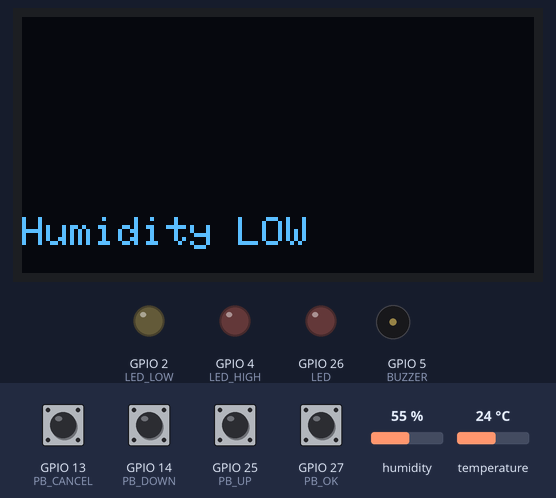
This sketch was run on a simulated ESP32. Shown: 128×64 one-colour display, output pins drawn as LEDs (lit = HIGH), buzzer (waves = sounding, pin HIGH). The test bench sets the inputs (shaded band); at power-on: GPIO 13 (PB_CANCEL), GPIO 14 (PB_DOWN), GPIO 25 (PB_UP), GPIO 27 (PB_OK) HIGH, humidity 55 %, temperature 24 °C. The OLED is the two-colour kind (top 16 rows yellow); WiFi joins after 1.5 s; servers stay silent unless stated; the display library's start-up logo is not drawn; the local clock reads 2024-03-15 10:24:30 at power-on unless the sketch sets it.

Above: at 3.9 s.
4.0 s: humidity set to 79 %
9.6 s: humidity set to 82 %
At 13.2 s:
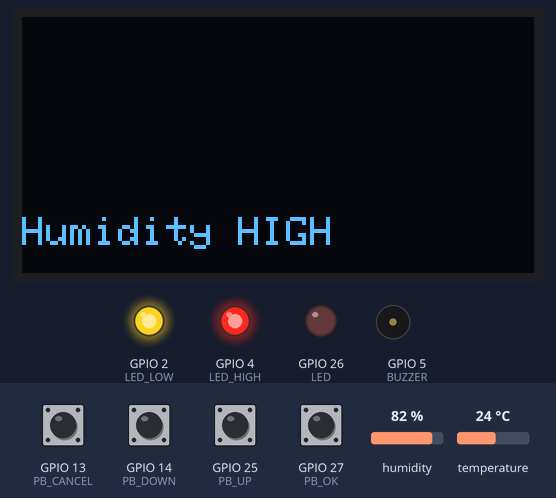
13.4 s: GPIO 27 (PB_OK) pulled LOW for 2.45 s
At 17.8 s:
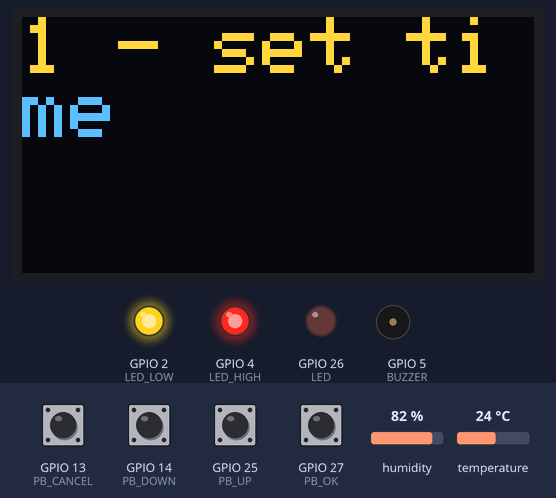
18.1 s: GPIO 14 (PB_DOWN) pulled LOW for 2.45 s
At 21.0 s:
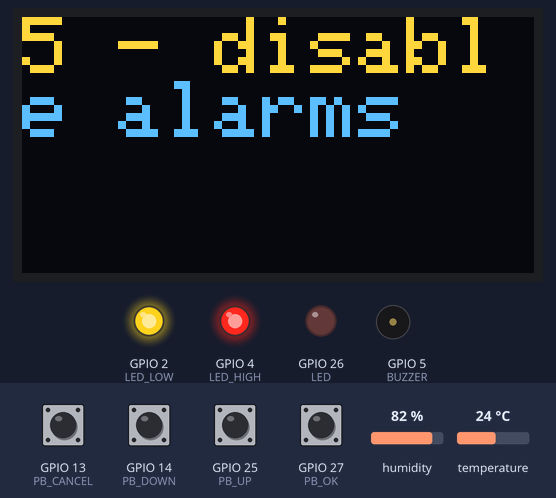
22.0 s: GPIO 27 (PB_OK) pulled LOW for 2.45 s
At 23.2 s:
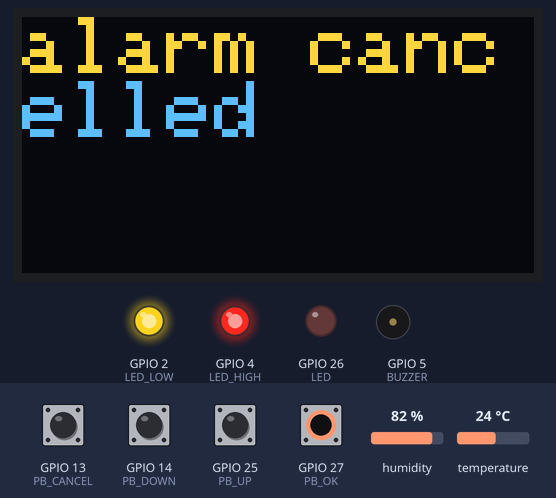
26.4 s: GPIO 13 (PB_CANCEL) driven LOW
At 27.2 s:
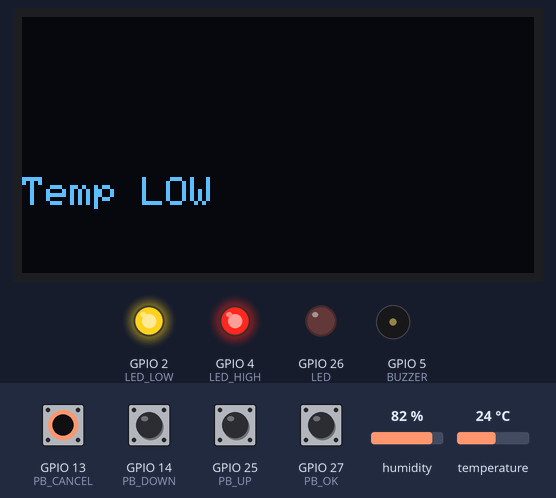
Timing chart, 0 to 29.4 s (numbered marks = the images above; inputs shaded):
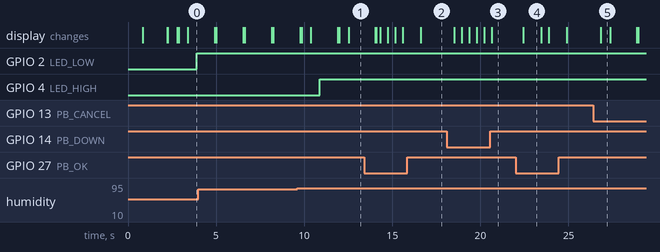

The sketch:

esp32-arduino.ino
```cpp
//Include libraries
#include <Wire.h>
#include <Adafruit_GFX.h>
#include <Adafruit_SSD1306.h>
#include <DHTesp.h>
#include <WiFi.h>

//define OLED parameters
#define SCREEN_WIDTH 128
#define SCREEN_HEIGHT  64
#define OLED_RESET -1
#define SCREEN_ADDRESS 0x3c
#define LED 26
#define LED_HIGH 4
#define LED_LOW 2
#define BUZZER 5
#define PB_CANCEL 13   //red
#define PB_OK 27      //blue
#define PB_UP 25     //yellow
#define PB_DOWN 14  //green
#define DHTPIN 12

#define NTP_SERVER     "pool.ntp.org"
#define UTC_OFFSET     0
//#define UTC_OFFSET_DST 0

//Declear objects
Adafruit_SSD1306 display(SCREEN_WIDTH, SCREEN_HEIGHT,&Wire , OLED_RESET);
DHTesp dhtSensor;

//global variables
int UTC_OFFSET_DST = 0;
int UTC_hours = 0;
int UTC_minutes = 0;
int hours = 0;
int minutes = 0;
int seconds = 0;

unsigned long timeNow = 0;  //always positive
unsigned long timeLast = 0;

bool alarm_enabled  = true;
int n_alarm = 3;
int alarm_hours[] = {10,1,2};  //initial values
int alarm_minutes[] = {9,10,3};
bool alarm_triggered[] = {false, false ,false};

int n_notes = 7;  //buzzer tones
int C = 262;
int D = 294;
int E = 330;
int F = 349;
int G = 392;
int A = 440;
int B = 494;
int notes[] = {C,D,E,F,G,A,B};

int current_mode = 0;
int max_modes = 5;
String modes[] = {"1 - set time", "2 - set Alarm 1","3 - set alarm 2", "4 - set alarm 3" , "5 - disable alarms"};

void setup(){
  //runs once
  pinMode(BUZZER , OUTPUT);
  pinMode(LED, OUTPUT);
  pinMode(LED_HIGH , OUTPUT);
  pinMode(LED_LOW , OUTPUT);
  pinMode(PB_CANCEL,INPUT);
  pinMode(PB_OK, INPUT);
  pinMode(PB_UP, INPUT);
  pinMode(PB_DOWN, INPUT);

  dhtSensor.setup(DHTPIN ,DHTesp::DHT22);
  Serial.begin(9600);
  //SSD1306_SWITCHCAPVCC = generate display voltage from 3.3v internally
  if(!display.begin(SSD1306_SWITCHCAPVCC, SCREEN_ADDRESS)){
    Serial.println(F("SSD1306 allocation failed"));
    for(;;);
  }
  display.display();
  delay(500);
  WiFi.begin("Wokwi-GUEST", "", 6);
  while (WiFi.status() != WL_CONNECTED) {
    delay(250);
    display.clearDisplay();
    print_line("connecting to wifi",0,0,2);
  }
  display.clearDisplay();
  print_line("connected to wifi",0,0,2);
  configTime(UTC_OFFSET, UTC_OFFSET_DST, NTP_SERVER);
  //clear the buffer
  display.clearDisplay();
  print_line("Welcome to the MediBox" , 0,0,2);
  delay(500);
  display.clearDisplay();
}

void loop() {
  //put your main code here to run repeatedly
  update_time_with_check_alarm();
  if(digitalRead(PB_OK) == LOW){
    delay(200);
    go_to_menu();
  }
  check_temp();
}

void print_line(String text , int column , int row , int text_size ){
  display.setTextSize(text_size);
  display.setTextColor(SSD1306_WHITE);
  display.setCursor(column,row);      //printing location(coloumn,row)
  display.println(text);
  display.display();
}

void print_time_now(void){
  display.clearDisplay();
  if((minutes + UTC_minutes) > 59){
    hours += 1;
  }
    //if((hours + UTC_hours) < 24 && (hours + UTC_hours) >= 0 ){
      //print_line(String(hours + UTC_hours),30,0,2);
    //}
    //else if((hours + UTC_hours) > 24){         //fix hours if hours excedes 24 if days conider should add 1
      //print_line(String((hours + UTC_hours) % 24),30,0,2);
    //}
    //else if((hours + UTC_hours) < 0){         //when hours<12 this can happened
      //print_line(String(hours - UTC_hours),30,0,2);
    //}
    //print_line(":",40,0,2);
    //print_line(String(minutes + UTC_minutes),60,0,2);
  //}
  //else  if((minutes + UTC_minutes) > 59){     //0 < minutes < 60 ; if not add to hours

  //reduced two cases to one case
  //vedio explain both cases descriptively
  if((hours + UTC_hours) < 24 && (hours + UTC_hours) >= 0 ){
    print_line(String(hours + UTC_hours + 1),30,0,2);
  }
  else if((hours + UTC_hours) > 24){        //keep hours in between 0 and 24
    print_line(String((hours + UTC_hours) % 24),30,0,2);
  }
  else if((hours + UTC_hours) < 0){         //when hours<12 can happened
    print_line(String(hours - UTC_hours + 1),30,0,2);
  }
  print_line(":",40,0,2);
  print_line(String((minutes + UTC_minutes) % 60),60,0,2);

}

void update_time(void){
  struct tm timeinfo; //include second, minutes , hours everythinh to define time
  getLocalTime(&timeinfo);//they try to update time using internet if it has not any error

  char timeHour[3];
  strftime(timeHour , 3 ,"%H" , &timeinfo);
  hours = atoi(timeHour); //conver to int

  char timeMinute[3];
  strftime(timeMinute , 3 ,"%M" , &timeinfo);
  minutes = atoi(timeMinute); //conver to int
}

void ring_alarm(void){
  display.clearDisplay();
  print_line("Medicine Time!",0,0,2);
  digitalWrite(LED,HIGH);
  bool break_happened = false;
  //RING BUZZER
  while (break_happened == false && digitalRead(PB_CANCEL)==HIGH){
    for(int i = 0 ; i < n_notes ; i++ ){
      if(digitalRead(PB_CANCEL)==LOW){
        delay(200);
        break_happened =true;
        break;
      }
      tone(BUZZER,notes[i]);
      delay(500);
      noTone(BUZZER);
      delay(2);
    }
  }
  digitalWrite(LED, LOW);
  display.clearDisplay();
}

void update_time_with_check_alarm(void){
  update_time();
  print_time_now();
  if (alarm_enabled == true){
    for(int i = 0; i < n_alarm ; i++){
      if( alarm_triggered[i] == false){    //if alarm is available then only check the logic
        if ( alarm_hours[i]==hours && alarm_minutes[i]==minutes){
          ring_alarm();
          alarm_triggered[i] = true;
        }
      }
    }
  }
}

int wait_for_button_press(){
  while(true){
   if (digitalRead(PB_UP) == LOW) {
    delay(200);
    return PB_UP;
   }
   else if (digitalRead(PB_DOWN)==LOW) {
    delay(200);
    return PB_DOWN;
   }
   else if (digitalRead(PB_OK)==LOW) {
    delay(200);
    return PB_OK;
   }
   else if (digitalRead(PB_CANCEL)==LOW) {
    delay(200);
    return PB_CANCEL;
   }
    update_time();
  }
}

void go_to_menu(){
  while(digitalRead(PB_CANCEL)== HIGH){
    display.clearDisplay();
    print_line(modes[current_mode],0,0,2);
    int pressed = wait_for_button_press();
    if (pressed == PB_UP){
      delay(200);
      current_mode += 1;
      current_mode = current_mode % max_modes; // keep mode in between 0 to 3
    }
    else if (pressed == PB_DOWN)  {
      delay(200);
      current_mode -= 1;
      if(current_mode < 0){
        current_mode = max_modes - 1; //set -1 as 3
      }
    }
    else if (pressed == PB_OK)  {
      delay(200);
      run_mode(current_mode);
    }
    else if(pressed == PB_CANCEL){
      delay(200);
      break;
    }
  }
}

void set_UTC_offset() {
  int temp_offset_hours = 0;
  while (true){
    display.clearDisplay();
    print_line("Enter UTC offset in hours:" + String(temp_offset_hours), 0, 0, 2);
    int pressed = wait_for_button_press();
    if (temp_offset_hours < 12 && pressed == PB_UP){
      delay(200);
      temp_offset_hours += 1;
      if (temp_offset_hours == 12 && pressed == PB_UP){
        temp_offset_hours = -12;
      }
    }
    else if (temp_offset_hours > -12 and pressed == PB_DOWN){
      delay(200);
      temp_offset_hours -= 1;
      if (temp_offset_hours == -12){
        temp_offset_hours = 12;
      }
    }
    else if (pressed == PB_CANCEL) {
      delay(200);
      break;
    }
    else if (pressed == PB_OK) {
      delay(200);
      UTC_hours = temp_offset_hours;
      break;
    }
  }

  int temp_offset_minutes = 0 ;
    while (true){
      display.clearDisplay();
      print_line("Enter UTC offset in minutes:" + String(temp_offset_minutes), 0, 0, 2);
      int pressed = wait_for_button_press();
      if (temp_offset_minutes < 59 and pressed == PB_UP){
        delay(200);
        temp_offset_minutes += 1;
      }
      else if (temp_offset_minutes > 0 and pressed == PB_DOWN){
        delay(200);
        temp_offset_minutes -= 1;
      }
      else if (pressed == PB_CANCEL) {
        delay(200);
        break;
      }
      else if (pressed == PB_OK) {
        delay(200);
        UTC_minutes = temp_offset_minutes;
        break;
      }
  }
  if (UTC_hours >= 0) {
    UTC_OFFSET_DST = UTC_hours*3600 + UTC_minutes*60;
  }
  else if (UTC_hours < 0) {
    UTC_OFFSET_DST = UTC_hours*3600 - UTC_minutes*60;
  }
  configTime(UTC_OFFSET, UTC_OFFSET_DST, NTP_SERVER);
  display.clearDisplay();
  print_line("UTC time has been set", 0, 0, 2);
  delay(1000);
}

void set_alarm(int alarm){
  int temp_hour = alarm_hours[alarm];
  while(true){
    display.clearDisplay();
    print_line("Enter hour: " + String(temp_hour),0,0,2); //creat temporary hours untill press ok button
    int pressed = wait_for_button_press();
    if (pressed == PB_UP){
      delay(200);
      temp_hour += 1;
      temp_hour = temp_hour % 24 ; //not to go for negative and >24 values
    }
    else if (pressed == PB_DOWN)  {
      delay(200);
      temp_hour -= 1;
      if(temp_hour < 0){
        temp_hour = 23;   //set -1 as 23
      }
    }
    else if (pressed == PB_OK)  {
      delay(200);
      alarm_hours[alarm] = temp_hour;
      break;
    }
    else if(pressed == PB_CANCEL){
      delay(200);
      break;
    }
  }
  int temp_minutes = alarm_minutes[alarm];
  while(true){
    display.clearDisplay();
    print_line("Enter minutes: " + String(temp_minutes),0,0,2); //creat temporary hours untill press ok button
    int pressed = wait_for_button_press();
    if (pressed == PB_UP){
      delay(200);
      temp_minutes += 1;
      temp_minutes = temp_minutes % 60 ; //not to go for negative and >24 values
    }
    else if (pressed == PB_DOWN)  {
      delay(200);
      temp_minutes -= 1;
      if(temp_minutes < 0){
        temp_minutes = 59;   //set -1 as 23
      }
    }
    else if (pressed == PB_OK){
      delay(200);
      alarm_minutes[alarm] = temp_minutes;
      break;
    }
    else if(pressed == PB_CANCEL){
      delay(200);
      break;
    }
  }
  display.clearDisplay();
  print_line("Alarm is set",0,0,2);
  delay(1000);
}

void run_mode(int mode){
  if (mode == 0){
    set_UTC_offset();
  }
  else if(mode == 1|| mode == 2 || mode == 3){
    set_alarm(mode - 1);
  }
  else if(mode == 4){
    alarm_enabled = false;
    display.clearDisplay();
    print_line("alarm cancelled",0,0,2);
    delay(1000);
  }
}

void check_temp(){
  TempAndHumidity data = dhtSensor.getTempAndHumidity();
  if(data.temperature > 32){
    display.clearDisplay();
    print_line("Temp HIGH",0,40,1);
    delay(500);
  }
  else if(data.temperature < 26){
    display.clearDisplay();
    print_line("Temp LOW",0,40,1);
    delay(500);
  }
  if(data.humidity >  80){
    display.clearDisplay();
    print_line("Humidity HIGH",0,50,1);
    delay(500);
  }
  else if(data.humidity < 60){
    display.clearDisplay();
    print_line("Humidity LOW",0,50,1);
    delay(500);
  }
  if (data.temperature > 32 or data.humidity > 80){
    digitalWrite(LED_HIGH, HIGH);
    delay(1000);
  }
  else if(data.temperature < 26 or data.humidity < 60){
    digitalWrite(LED_LOW , HIGH);
    delay(1000);
  }
}
```

Measured:
- the behaviour switches between 80 and 81 % on humidity (found by bisection; images 0 and 1)
- after the input at 9.6 s, GPIO 4 (LED_HIGH): LOW → HIGH after 1.3 s; the display: first differs from a run without the input after 0.78 s (image 1)
- after the input at 18.1 s, the display: changes after 0.43 s (image 3)
- after the input at 22.0 s, the display: changes after 0.43 s (image 4)
- after the input at 26.4 s, the display: changes after 0.44 s (image 5)
- what the display in image 4 shows lasts 1.1 s, from 22.4 s to 23.5 s
- what the display in image 5 shows lasts 0.6 s, from 26.8 s to 27.4 s
